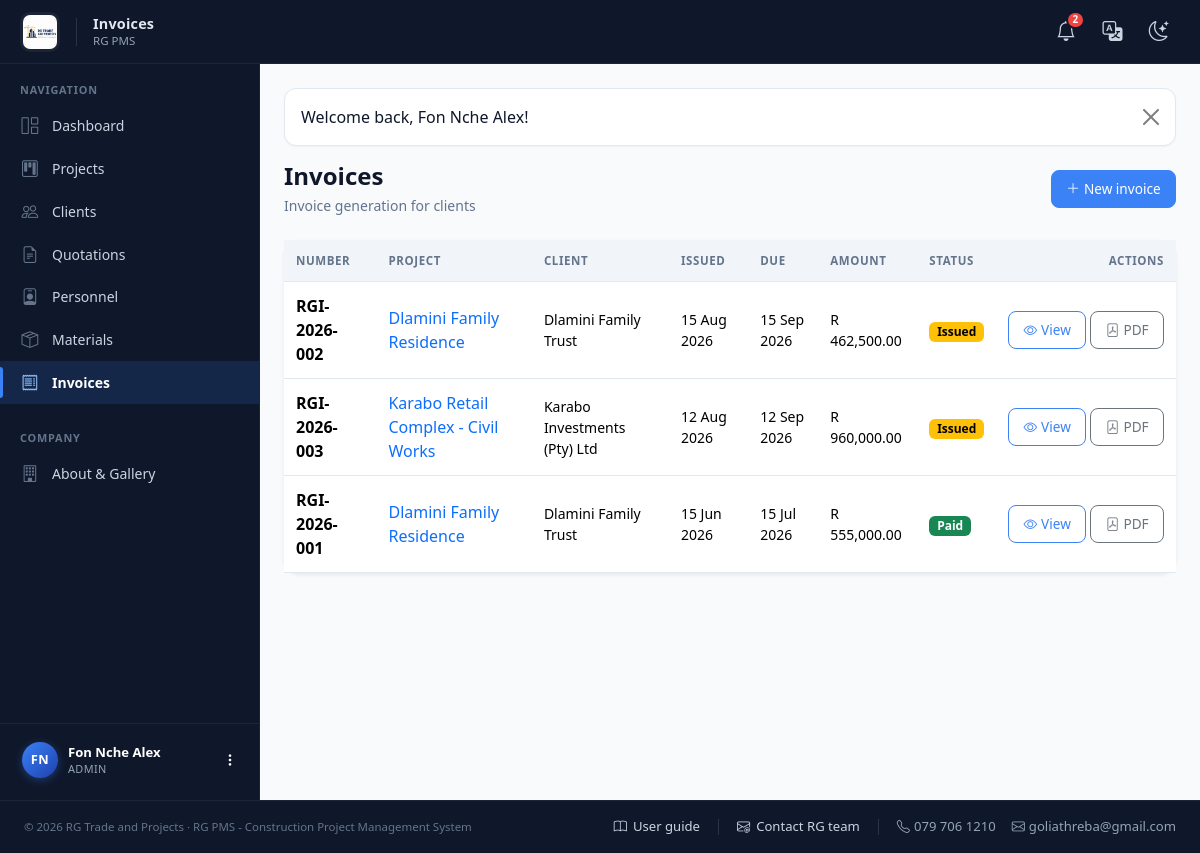
The app's page /admin/invoices.php (signed in) with its own data.
### tables this page shows
CREATE TABLE users (
  id            INT UNSIGNED NOT NULL AUTO_INCREMENT,
  role_id       TINYINT UNSIGNED NOT NULL,
  full_name     VARCHAR(120) NOT NULL,
  email         VARCHAR(160) NOT NULL UNIQUE,
  phone         VARCHAR(30)  NULL,
  password_hash VARCHAR(255) NOT NULL,
  is_active     TINYINT(1)   NOT NULL DEFAULT 1,
  created_at    DATETIME     NOT NULL DEFAULT CURRENT_TIMESTAMP,
  PRIMARY KEY (id),
  CONSTRAINT fk_users_role FOREIGN KEY (role_id) REFERENCES roles(id)
);

CREATE TABLE roles (
  id          TINYINT UNSIGNED NOT NULL AUTO_INCREMENT,
  name        VARCHAR(50)  NOT NULL UNIQUE,       
  description VARCHAR(255) NULL,
  PRIMARY KEY (id)
);

CREATE TABLE invoices (
  id             INT UNSIGNED NOT NULL AUTO_INCREMENT,
  project_id     INT UNSIGNED NOT NULL,
  invoice_number VARCHAR(40) NOT NULL UNIQUE,
  issue_date     DATE NOT NULL,
  due_date       DATE NULL,
  description    VARCHAR(255) NULL,
  amount         DECIMAL(14,2) NOT NULL DEFAULT 0,
  status         ENUM('issued','paid') NOT NULL DEFAULT 'issued',
  created_by     INT UNSIGNED NULL,
  created_at     DATETIME NOT NULL DEFAULT CURRENT_TIMESTAMP,
  PRIMARY KEY (id),
  CONSTRAINT fk_invoices_project FOREIGN KEY (project_id) REFERENCES projects(id),
  CONSTRAINT fk_invoices_by FOREIGN KEY (created_by) REFERENCES users(id) ON DELETE SET NULL
);

CREATE TABLE projects (
  id                    INT UNSIGNED NOT NULL AUTO_INCREMENT,
  client_id             INT UNSIGNED NOT NULL,
  project_manager_id    INT UNSIGNED NULL,         
  name                  VARCHAR(160) NOT NULL,
  build_type            VARCHAR(120) NULL,         
  square_meters         DECIMAL(10,2) NULL,
  location              VARCHAR(255) NULL,
  start_date            DATE NULL,
  target_deadline       DATE NULL,
  actual_completion_date DATE NULL,
  status                ENUM('not_yet_commenced','in_progress','delayed','completed') NOT NULL DEFAULT 'not_yet_commenced',
  progress_percent      DECIMAL(5,2) NOT NULL DEFAULT 0,
  budget                DECIMAL(14,2) NOT NULL DEFAULT 0,
  description           TEXT NULL,
  created_at            DATETIME NOT NULL DEFAULT CURRENT_TIMESTAMP,
  PRIMARY KEY (id),
  CONSTRAINT fk_projects_client FOREIGN KEY (client_id) REFERENCES clients(id),
  CONSTRAINT fk_projects_pm FOREIGN KEY (project_manager_id) REFERENCES users(id) ON DELETE SET NULL
);

CREATE TABLE clients (
  id             INT UNSIGNED NOT NULL AUTO_INCREMENT,
  user_id        INT UNSIGNED NULL,                
  company_name   VARCHAR(160) NOT NULL,
  contact_person VARCHAR(120) NOT NULL,
  phone          VARCHAR(30)  NULL,
  email          VARCHAR(160) NULL,
  address        VARCHAR(255) NULL,
  created_at     DATETIME     NOT NULL DEFAULT CURRENT_TIMESTAMP,
  PRIMARY KEY (id),
  CONSTRAINT fk_clients_user FOREIGN KEY (user_id) REFERENCES users(id) ON DELETE SET NULL
);

### includes/auth.php (called while the page is built, shortened)
<?php
require_once __DIR__ . '/functions.php';
function current_user(): ?array {
    static $cached = null;
    static $loaded = false;
    if ($loaded) return $cached;
    $loaded = true;
    $stmt = db()->prepare(
        'SELECT u.*, r.name AS role_name
         FROM users u
         LEFT JOIN roles r ON r.id = u.role_id
         WHERE u.id = ? LIMIT 1'
    );
    $stmt->execute([(int)$_SESSION['user_id']]);
    $user = $stmt->fetch();
    return $cached = $user;
}
function require_login(): void {
    if (!current_user()) {
        $_SESSION['__intended'] = $_SERVER['REQUEST_URI'] ?? '';
        flash_set('warning', 'Please sign in to continue.');
        redirect('login.php');
    }
}
function require_role(string|array $roles): void {
    require_login();
}

### config/db.php (called while the page is built, shortened)
<?php
function db(): PDO {
    static $pdo = null;
    if ($pdo === null) {
        $dsn = 'mysql:host=' . DB_HOST . ';dbname=' . DB_NAME . ';charset=utf8mb4';
        try {
            $pdo = new PDO($dsn, DB_USER, DB_PASS, [
                PDO::ATTR_ERRMODE            => PDO::ERRMODE_EXCEPTION,
                PDO::ATTR_DEFAULT_FETCH_MODE => PDO::FETCH_ASSOC,
                PDO::ATTR_EMULATE_PREPARES   => false,
            ]);
        } catch (PDOException $e) {
            http_response_code(500);
            die('<div style="font-family:sans-serif;padding:2rem;max-width:40rem;margin:3rem auto;border:1px solid #dc3545;border-radius:.5rem;color:#842029;background:#f8d7da">'
                . '<h3>Database connection failed</h3><p>Please check <code>config/config.php</code> and confirm the '
                . 'database <code>' . htmlspecialchars(DB_NAME) . '</code> exists (import <code>sql/schema.sql</code>).</p>'
                . '<p style="font-size:.85rem">' . htmlspecialchars($e->getMessage()) . '</p></div>');
        }
    }
    return $pdo;
}

### admin/invoices.php (the view, shortened to what this page needs)
<?php
require_once __DIR__ . '/../includes/layout.php';
require_role('admin');
$pdo = db();
$invoices = $pdo->query(
    'SELECT i.*, p.name AS project_name, c.company_name
     FROM invoices i JOIN projects p ON p.id = i.project_id JOIN clients c ON c.id = p.client_id
     ORDER BY i.issue_date DESC'
)->fetchAll();
page_header('Invoices', 'invoices');
page_heading('Invoices', 'Invoice generation for clients',
    '<a class="btn btn-brand btn-sm" href="' . BASE_URL . '/admin/invoice_new.php"><i class="bi bi-plus-lg me-1"></i>New invoice</a>');
?>
<div class="card border-0 shadow-sm rounded-4">
  <div class="table-responsive">
    <table class="table table-hover align-middle mb-0">
      <thead><tr><th>Number</th><th>Project</th><th>Client</th><th>Issued</th><th>Due</th><th>Amount</th><th>Status</th><th class="text-end">Actions</th></tr></thead>
      <tbody>
        <?php foreach ($invoices as $inv): ?>
        <tr>
          <td class="fw-semibold"><?= e($inv['invoice_number']) ?></td>
          <td><a class="text-decoration-none" href="<?= BASE_URL ?>/admin/project_view.php?id=<?= $inv['project_id'] ?>&tab=invoices"><?= e($inv['project_name']) ?></a></td>
          <td class="small"><?= e($inv['company_name']) ?></td>
          <td class="small"><?= nice_date($inv['issue_date']) ?></td>
          <td class="small"><?= nice_date($inv['due_date']) ?></td>
          <td class="small"><?= money($inv['amount']) ?></td>
          <td><?= $inv['status'] === 'paid' ? badge('Paid', 'success') : badge('Issued', 'warning') ?></td>
          <td class="text-end text-nowrap">
            <a class="btn btn-sm btn-outline-brand" href="<?= BASE_URL ?>/admin/invoice_view.php?id=<?= $inv['id'] ?>"><i class="bi bi-eye me-1"></i>View</a>
            <a class="btn btn-sm btn-outline-secondary" href="<?= BASE_URL ?>/admin/invoice_view.php?id=<?= $inv['id'] ?>&pdf=1"><i class="bi bi-file-pdf me-1"></i>PDF</a>
          </td>
        </tr>
        <?php endforeach; ?>
      </tbody>
    </table>
  </div>
</div>
<?php page_footer(); ?>

### includes/layout.php (shortened to what this page needs)
<?php
require_once __DIR__ . '/functions.php';
require_once __DIR__ . '/auth.php';
function page_header(string $title, string $active = ''): void {
    $user    = current_user();
    $role    = $user['role_name'] ?? null;
    $unread  = $user ? unread_notification_count((int)$user['id']) : 0;
    $flash   = flash_get();
    $base    = BASE_URL;
    $initials = '';
    if ($user) {
        foreach (preg_split('/\s+/', trim($user['full_name'])) as $part) {
            if ($part !== '') $initials .= strtoupper($part[0]);
        }
        $initials = substr($initials, 0, 2);
    }
    ?>
<!DOCTYPE html>
<html lang="en">
<head>
<link rel="stylesheet" href="<?= $base ?>/assets/vendor/bootstrap.min.css">
<link rel="stylesheet" href="<?= $base ?>/assets/vendor/bootstrap-icons.css">
<link rel="stylesheet" href="<?= $base ?>/assets/css/style.css?v=<?= @filemtime(__DIR__ . '/../assets/css/style.css') ?>">
</head>
<body>
<?php if ($user): ?>
<nav class="app-navbar">
  <div class="navbar-inner">
    <div class="d-flex align-items-center gap-3">
      <a class="navbar-brand" href="<?= $base ?>/index.php">
        <img src="<?= $base ?>/assets/img/logo-full.png" alt="<?= APP_NAME ?>" class="header-logo"
             onerror="this.style.display='none';this.nextElementSibling.style.display='inline-flex';">
      </a>
      <div class="d-none d-md-block lh-1">
        <div class="navbar-page-title"><?= e($title) ?></div>
        <div class="navbar-page-sub mt-1"><?= APP_SYSTEM_NAME ?></div>
      </div>
    </div>
    <div class="d-flex align-items-center gap-1">
      <div class="dropdown">
        <a class="nav-icon-link" href="#" data-bs-toggle="dropdown" aria-expanded="false" title="Notifications">
          <i class="bi bi-bell fs-5"></i>
          <?php if ($unread > 0): ?>
            <span class="badge-dot"><?= $unread > 9 ? '9+' : $unread ?></span>
          <?php endif; ?>
        </a>
      </div>
      <div class="dropdown">
        <a class="nav-icon-link" href="#" data-bs-toggle="dropdown" aria-expanded="false" title="Translate">
          <i class="bi bi-translate fs-5"></i>
        </a>
      </div>
      <button class="nav-icon-link" type="button" id="themeToggle" title="Switch theme" aria-label="Switch theme">
        <i class="bi bi-moon-stars fs-5 icon-light"></i>
      </button>
    </div>
  </div>
</nav>
<div class="app-layout">
  <aside class="app-sidebar" id="appSidebar">
    <div class="sidebar-scroll">
      <div class="sidebar-section-title">Navigation</div>
      <ul class="nav flex-column sidebar-nav">
        <?php if ($role === 'admin'): ?>
          <li class="nav-item"><a class="nav-link <?= $active === 'dashboard' ? 'active' : '' ?>" href="<?= $base ?>/admin/dashboard.php"><i class="bi bi-grid-1x2"></i><span>Dashboard</span></a></li>
          <li class="nav-item"><a class="nav-link <?= $active === 'projects' ? 'active' : '' ?>" href="<?= $base ?>/admin/projects.php"><i class="bi bi-kanban"></i><span>Projects</span></a></li>
          <li class="nav-item"><a class="nav-link <?= $active === 'clients' ? 'active' : '' ?>" href="<?= $base ?>/admin/clients.php"><i class="bi bi-people"></i><span>Clients</span></a></li>
          <li class="nav-item"><a class="nav-link <?= $active === 'quotations' ? 'active' : '' ?>" href="<?= $base ?>/admin/quotations.php"><i class="bi bi-file-earmark-text"></i><span>Quotations</span></a></li>
          <li class="nav-item"><a class="nav-link <?= $active === 'personnel' ? 'active' : '' ?>" href="<?= $base ?>/admin/personnel.php"><i class="bi bi-person-badge"></i><span>Personnel</span></a></li>
          <li class="nav-item"><a class="nav-link <?= $active === 'materials' ? 'active' : '' ?>" href="<?= $base ?>/admin/materials.php"><i class="bi bi-box-seam"></i><span>Materials</span></a></li>
          <li class="nav-item"><a class="nav-link <?= $active === 'invoices' ? 'active' : '' ?>" href="<?= $base ?>/admin/invoices.php"><i class="bi bi-receipt"></i><span>Invoices</span></a></li>
        <?php elseif ($role === 'personnel'): ?>
          <li class="nav-item"><a class="nav-link <?= $active === 'dashboard' ? 'active' : '' ?>" href="<?= $base ?>/personnel/dashboard.php"><i class="bi bi-grid-1x2"></i><span>My Projects</span></a></li>
        <?php elseif ($role === 'client'): ?>
          <li class="nav-item"><a class="nav-link <?= $active === 'dashboard' ? 'active' : '' ?>" href="<?= $base ?>/client/dashboard.php"><i class="bi bi-grid-1x2"></i><span>My Projects</span></a></li>
        <?php endif; ?>
      </ul>
      <?php if ($role === 'admin'): ?>
        <div class="sidebar-section-title mt-3">Company</div>
        <ul class="nav flex-column sidebar-nav">
          <li class="nav-item">
            <a class="nav-link <?= $active === 'home' ? 'active' : '' ?>" href="<?= $base ?>/about.php">
              <i class="bi bi-building"></i><span>About &amp; Gallery</span>
            </a>
          </li>
        </ul>
      <?php endif; ?>
    </div>
    <div class="sidebar-user-wrap">
      <div class="dropdown dropend">
        <a class="sidebar-user" href="#" data-bs-toggle="dropdown" aria-expanded="false">
          <div class="avatar"><?= e($initials ?: 'U') ?></div>
          <div class="user-info">
            <div class="user-name"><?= e($user['full_name']) ?></div>
            <div class="user-role"><?= e($user['role_name']) ?></div>
          </div>
          <i class="bi bi-three-dots-vertical ms-auto small"></i>
        </a>
      </div>
    </div>
  </aside>
  <main class="app-main">
    <div class="container-fluid px-3 px-lg-4 py-4">
      <?php if ($flash): ?>
        <div class="alert alert-<?= e($flash['type']) ?> alert-dismissible fade show" role="alert">
          <?= e($flash['message']) ?>
          <button type="button" class="btn-close" data-bs-dismiss="alert" aria-label="Close"></button>
        </div>
      <?php endif; ?>
<?php endif; ?>
<?php
}
function page_footer(): void {
    $user = current_user();
    ?>
    <?php if ($user): ?>
        </div>
      </main>
    </div>
    <?php else: ?>
        </div>
    </main>
    <?php endif; ?>
<footer class="app-footer py-3">
  <div class="container-fluid px-3 px-lg-4">
    <div class="d-flex flex-wrap justify-content-between align-items-center gap-3">
      <div class="text-muted small">
        © <?= date('Y') ?> <?= APP_NAME ?> · <?= APP_SYSTEM_NAME ?> - Construction Project Management System
      </div>
      <div class="footer-links">
        <a href="<?= BASE_URL ?>/user_guide.php">
          <i class="bi bi-book"></i> User guide
        </a>
        <a href="mailto:<?= e(COMPANY_EMAIL) ?>?subject=RG%20PMS%20Support%20Request">
          <i class="bi bi-envelope-at"></i> Contact RG team
        </a>
        <span class="footer-meta d-none d-md-flex">
          <span><i class="bi bi-telephone me-1"></i><?= e(COMPANY_PHONE) ?></span>
          <span><i class="bi bi-envelope me-1"></i><?= e(COMPANY_EMAIL) ?></span>
        </span>
      </div>
    </div>
  </div>
</footer>
</body>
</html>
<?php
}
function page_heading(string $title, string $subtitle, string $actions = ''): void {
    echo '<div class="d-flex flex-wrap justify-content-between align-items-center mb-4 gap-2">';
    echo '<div><h4 class="mb-0 fw-semibold">' . e($title) . '</h4>';
    if ($subtitle) echo '<div class="text-muted small mt-1">' . e($subtitle) . '</div>';
    echo '</div>';
    if ($actions) echo '<div class="d-flex gap-2">' . $actions . '</div>';
    echo '</div>';
}

### includes/functions.php (shortened to what this page needs)
<?php
require_once __DIR__ . '/../config/db.php';
function flash_get(): ?array {
    if (!empty($_SESSION['flash'])) {
        $f = $_SESSION['flash'];
        return $f;
    }
    return null;
}
function unread_notification_count(int $userId): int {
    $stmt = db()->prepare('SELECT COUNT(*) FROM notifications WHERE user_id = ? AND is_read = 0');
    $stmt->execute([$userId]);
    return (int)$stmt->fetchColumn();
}
function money($amount): string {
    return APP_CURRENCY . ' ' . number_format((float)$amount, 2, '.', ',');
}
function nice_date(?string $date): string {
    $ts = strtotime($date);
    return $ts ? date('d M Y', $ts) : '-';
}
function e(?string $value): string {
    return htmlspecialchars((string)$value, ENT_QUOTES, 'UTF-8');
}
function badge(string $text, string $color = 'secondary'): string {
    return '<span class="badge text-bg-' . $color . '">' . e($text) . '</span>';
}

### records on screen
users: full_name "Fon Nche Alex", role.name "ADMIN"
invoices: invoice_number "RGI-2026-002", project.name "Dlamini Family Residence", clients.company_name "Dlamini Family Trust", issue_date "15 Aug 2026", due_date "15 Sep 2026", amount "R 462,500.00", text "Issued"
invoices: invoice_number "RGI-2026-003", project.name "Karabo Retail Complex - Civil Works", clients.company_name "Karabo Investments (Pty) Ltd", issue_date "12 Aug 2026", due_date "12 Sep 2026", amount "R 960,000.00", text "Issued"
invoices: invoice_number "RGI-2026-001", project.name "Dlamini Family Residence", clients.company_name "Dlamini Family Trust", issue_date "15 Jun 2026", due_date "15 Jul 2026", amount "R 555,000.00", text "Paid"

### other values on screen
$title "Invoices"
APP_SYSTEM_NAME "RG PMS"
$unread "2"
$initials ?: 'U' "FN"
$flash['message'] "Welcome back, Fon Nche Alex!"
$subtitle "Invoice generation for clients"
$actions "New invoice"
APP_NAME "RG Trade and Projects"
COMPANY_PHONE "079 706 1210"
COMPANY_EMAIL "goliathreba@gmail.com"
